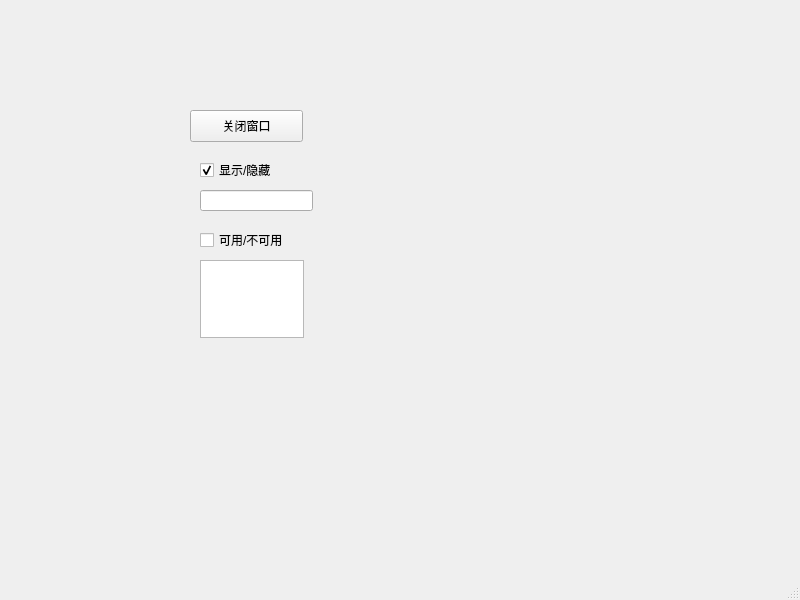
<?xml version="1.0" encoding="UTF-8"?>
<ui version="4.0">
 <class>MainWindow</class>
 <widget class="QMainWindow" name="MainWindow">
  <property name="geometry">
   <rect>
    <x>0</x>
    <y>0</y>
    <width>800</width>
    <height>600</height>
   </rect>
  </property>
  <property name="windowTitle">
   <string>MainWindow</string>
  </property>
  <widget class="QWidget" name="centralwidget">
   <widget class="QPushButton" name="pushButton">
    <property name="geometry">
     <rect>
      <x>190</x>
      <y>110</y>
      <width>113</width>
      <height>32</height>
     </rect>
    </property>
    <property name="text">
     <string>关闭窗口</string>
    </property>
   </widget>
   <widget class="QCheckBox" name="checkBox">
    <property name="enabled">
     <bool>true</bool>
    </property>
    <property name="geometry">
     <rect>
      <x>200</x>
      <y>160</y>
      <width>87</width>
      <height>20</height>
     </rect>
    </property>
    <property name="text">
     <string>显示/隐藏</string>
    </property>
    <property name="checked">
     <bool>true</bool>
    </property>
   </widget>
   <widget class="QCheckBox" name="checkBox_2">
    <property name="geometry">
     <rect>
      <x>200</x>
      <y>230</y>
      <width>101</width>
      <height>20</height>
     </rect>
    </property>
    <property name="text">
     <string>可用/不可用</string>
    </property>
   </widget>
   <widget class="QLineEdit" name="lineEdit">
    <property name="geometry">
     <rect>
      <x>200</x>
      <y>190</y>
      <width>113</width>
      <height>21</height>
     </rect>
    </property>
   </widget>
   <widget class="QTextEdit" name="textEdit">
    <property name="geometry">
     <rect>
      <x>200</x>
      <y>260</y>
      <width>104</width>
      <height>78</height>
     </rect>
    </property>
   </widget>
  </widget>
  <widget class="QMenuBar" name="menubar">
   <property name="geometry">
    <rect>
     <x>0</x>
     <y>0</y>
     <width>800</width>
     <height>22</height>
    </rect>
   </property>
  </widget>
  <widget class="QStatusBar" name="statusbar"/>
 </widget>
 <resources/>
 <connections>
  <connection>
   <sender>pushButton</sender>
   <signal>clicked()</signal>
   <receiver>MainWindow</receiver>
   <slot>close()</slot>
   <hints>
    <hint type="sourcelabel">
     <x>259</x>
     <y>140</y>
    </hint>
    <hint type="destinationlabel">
     <x>302</x>
     <y>48</y>
    </hint>
   </hints>
  </connection>
  <connection>
   <sender>checkBox</sender>
   <signal>toggled(bool)</signal>
   <receiver>lineEdit</receiver>
   <slot>setVisible(bool)</slot>
   <hints>
    <hint type="sourcelabel">
     <x>231</x>
     <y>192</y>
    </hint>
    <hint type="destinationlabel">
     <x>231</x>
     <y>220</y>
    </hint>
   </hints>
  </connection>
  <connection>
   <sender>checkBox_2</sender>
   <signal>toggled(bool)</signal>
   <receiver>textEdit</receiver>
   <slot>setEnabled(bool)</slot>
   <hints>
    <hint type="sourcelabel">
     <x>267</x>
     <y>260</y>
    </hint>
    <hint type="destinationlabel">
     <x>267</x>
     <y>297</y>
    </hint>
   </hints>
  </connection>
 </connections>
</ui>
